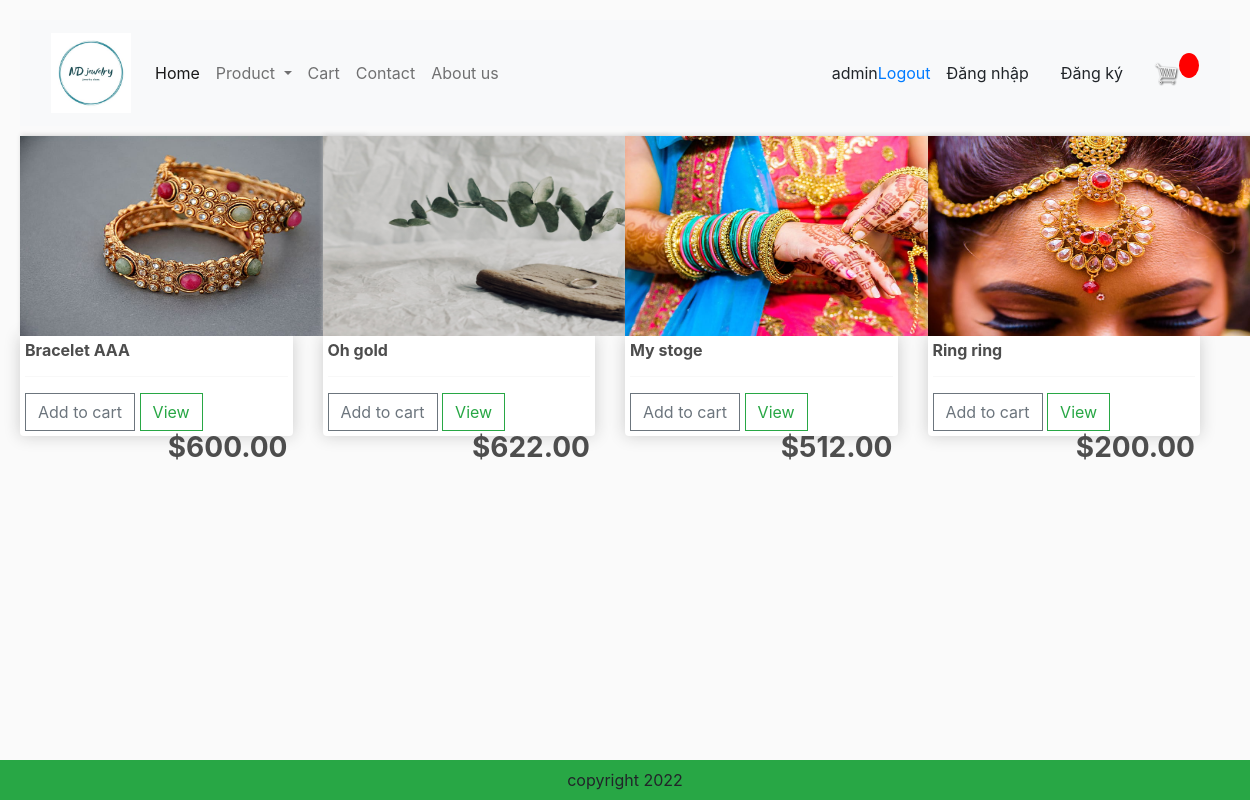
The page /category/?category=bracelet (signed in) on the database its author committed.
### app/models.py (models this page shows, shortened)
class Product(models.Model):
    category = models.ManyToManyField(Category,related_name='product')
    name = models.CharField(max_length=200,null=True)
    price = models.FloatField()
    image = models.ImageField(null=True,blank=True)
    detail = models.TextField(null=True,blank=True)
    @property
    def ImageURL(self):
        try:
            url = self.image.url
        except:
            url = ''
        return url

### app/views.py (the view)
# urls.py: path('category/', views.category, name="category"),
def category(request):
    categories = Category.objects.filter(is_sub =False)
    active_category = request.GET.get('category','')
    if active_category:
        products = Product.objects.filter(category__slug = active_category)
    context = {'categories':categories,'products':products,'active_category':active_category}
    return render(request,'app/category.html',context)

### app/templates/app/category.html (shortened to what this page needs)
{% extends 'app/base.html' %}
{% load static %}
        {% block register %}
        <div class="row" style="width:100%">
          {%for product in products %}
          <div class="col-lg-3">
            <img class="thumbnail" src="{{product.ImageURL}}">
            <div class="box-element product">
              <h6><strong>{{product.name}}</strong></h6>
              <hr>
              <button data-product={{product.id}} data-action = "add"  class="btn btn-outline-secondary add-btn update-cart">Add to cart</button>
              <a class="btn btn-outline-success" href="#">View</a>
              <h3 style="display: inline-block; float: right"><strong>${{product.price | floatformat:2}}</strong></h3>
            </div>
          </div>
          {% endfor %}
        </div>
        {% endblock register %}

### app/templates/app/base.html (shortened to what this page needs)
{% load static %}
<!DOCTYPE html>
<html>
    <head>
        <link href="https://cdn.jsdelivr.net/npm/bootstrap@5.2.3/dist/css/bootstrap.min.css" rel="stylesheet">
        <link href-"{% static 'app/css/style.css' %}" rel="stylesheet" />
        <link href-"{% static 'app/css/owl.carousel.min.css' %}" rel="stylesheet" />
        <link href-"{% static 'app/css/all.min.css' %}" rel="stylesheet" />
        <link rel="stylesheet" href="https://stackpath.bootstrapcdn.com/bootstrap/4.4.1/css/bootstrap.min.css">
	      <link rel="stylesheet" type="text/css" href="{% static 'app/css/main.css' %}">
        <link rel="stylesheet" href="">
    </head>
    <body>
        <nav class="navbar navbar-expand-lg bg-light">
            <div class="container-fluid">
              <a class="navbar-brand" href="{% url 'home' %}">
                <img src=" {% static 'app/images/1.jpg' %}" width="80" height="80" />
              </a>
              <div class="collapse navbar-collapse" id="navbarSupportedContent">
                <ul class="navbar-nav me-auto mb-2 mb-lg-0">
                  <li class="nav-item">
                    <a class="nav-link active" aria-current="page" href="{% url 'home' %}">Home</a>
                  </li>
                  <li class="nav-item dropdown">
                    <a class="nav-link dropdown-toggle" href="#" role="button" data-bs-toggle="dropdown" aria-expanded="false">
                      Product
                    </a>
                  </li>
                  <li class="nav-item">
                    <a class="nav-link" href="{% url 'cart' %}">Cart</a>
                  </li>
                  <li class="nav-item">
                    <a class="nav-link " href="{% url 'contact' %}">Contact</a>
                  </li>
                  <li class="nav-item">
                    <a class="nav-link " href="{% url 'about' %}">About us</a>
                  </li>
                </ul>
              </div>
                <div class="form-inline my-2 my-lg-0" style = "visibility: {{user_login}}">
                  <span> {{request.user}} </span> <br>
                  <span><a href= "{% url 'logout' %} "> Logout </a></span>
                </div>
                <div class="form-inline my-2 my-lg-0" style = "visibility: {{user_not_login}}">
                  <a class="nav-link" href= {% url 'login' %}>Đăng nhập</a>
                  <a class="nav-link" href={% url 'register' %}>Đăng ký</a>
                </div>
              <div class="form-inline my-2 my-lg-0">
                <a href="{% url 'cart' %}"><img id="cart-icon" src="{% static 'images/cart.png' %}"></a>
                <p id='cart-total' >{{cartItems}}</p>
              </div>
            </div>
          </nav>
        {% block register %}{% endblock register %}
        <footer class="container--fluid bg-success text-center fixed-bottom p-2 mt-5">
            copyright 2022
        </footer>
    </body>
</html>

### app/static/app/css/main.css (style rules this page uses)
body { background-color: hsl(0, 0%, 98%); margin: 20px; }
h1,h2,h3,h4,h5,h6 { color:hsl(0, 0%, 30%); }
.box-element { box-shadow:hsl(0, 0%, 80%) 0 0 16px; background-color: #fff; border-radius: 4px; padding: 5px; }
.thumbnail { width: 350px; height:200px; -webkit-box-shadow: -1px -3px 5px -2px rgba(214,214,214,1); -moz-box-shadow: -1px -3px 5px -2px rgba(214,214,214,1); box-shadow: -1px -3px 5px -2px rgba(214,214,214,1); }
.product { border-radius: 0 0 4px 4px; }
#cart-icon { width:25px; display: inline-block; margin-left: 15px; }
#cart-total { display: block; text-align: center; color:#fff; background-color: red; width: 20px; height: 25px; border-radius: 50%; font-size: 14px; }
.col-lg-3, .col-lg-4, .col-lg-6, .col-lg-8, .col-lg-12 { margin-top: 10px; }
.btn { border-radius: 0; }

### rows shown on the page
Product: ImageURL (picture), name "Bracelet AAA", price "600.00"
Product: ImageURL (picture), name "Oh gold", price "622.00"
Product: ImageURL (picture), name "My stoge", price "512.00"
Product: ImageURL (picture), name "Ring ring", price "200.00"

### other values the page prints
{{ request.user }} "admin"
